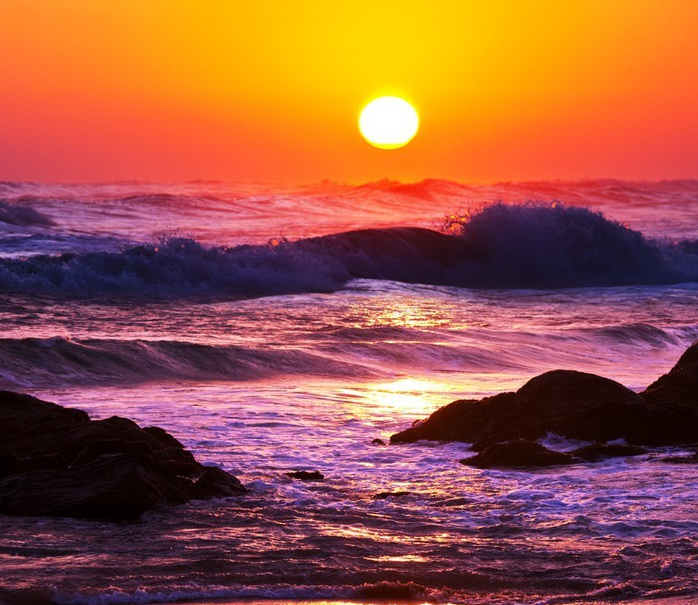
#> input picture web/images/sunset.jpg, 698 x 605 px
$ python script.py ../../web/images/sunset.jpg
#> lines starting #> are read from the running program, lines starting #| are printed output that depends on the picture; after the words box and inside, x2 and y2 are one past the last pixel; in counts of white or black regions, pixels touching at a corner belong together
# import the necessary packages
from imutils import contours
from skimage import measure
import numpy as np
import imutils
import cv2
import sys

from google.colab.patches import cv2_imshow

image = cv2.imread(sys.argv[1], cv2.IMREAD_COLOR)
#> image is the input picture: shape (605, 698, 3); mean B, G, R 67.8, 85.9, 155.5
h, w, c = image.shape
#> h = 605; w = 698; c = 3
gray = cv2.cvtColor(image, cv2.COLOR_BGR2GRAY)
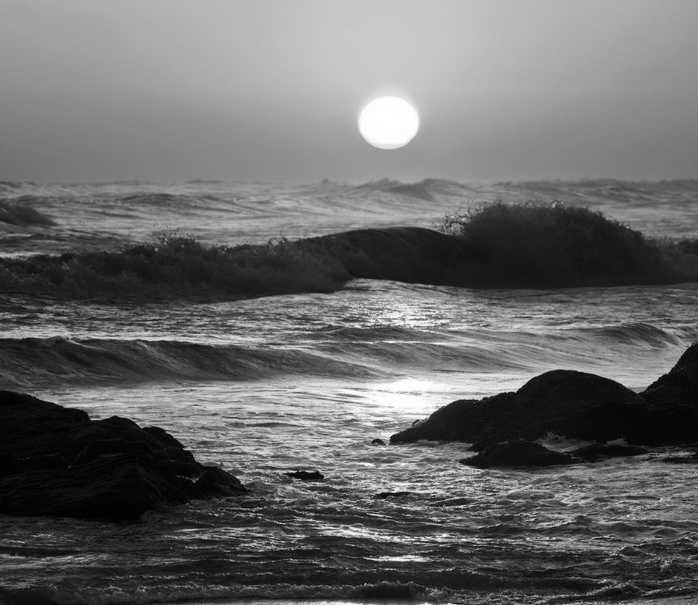
#> gray: shape (605, 698); min 0, max 255, mean 104.7
blurred = cv2.GaussianBlur(gray, (11, 11), 0)
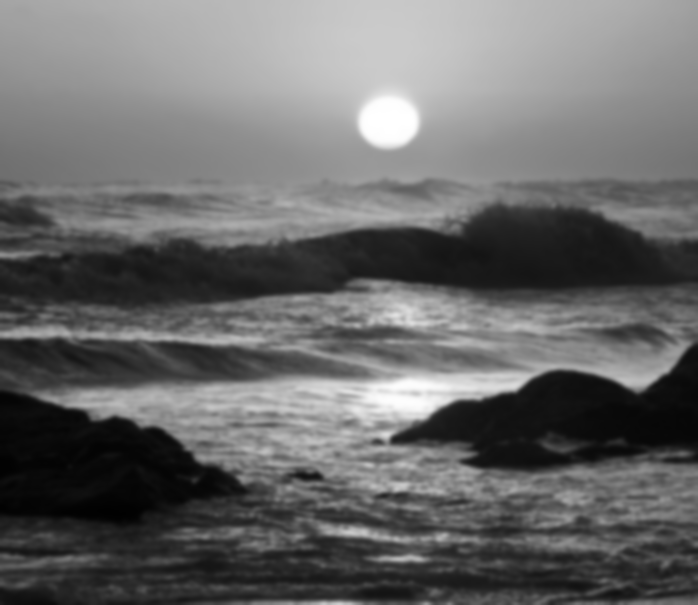
#> blurred: shape (605, 698); min 1, max 255, mean 104.7

# threshold the image to reveal light regions in the
# blurred image
thresh = cv2.threshold(blurred, 235, 255, cv2.THRESH_BINARY)[1]
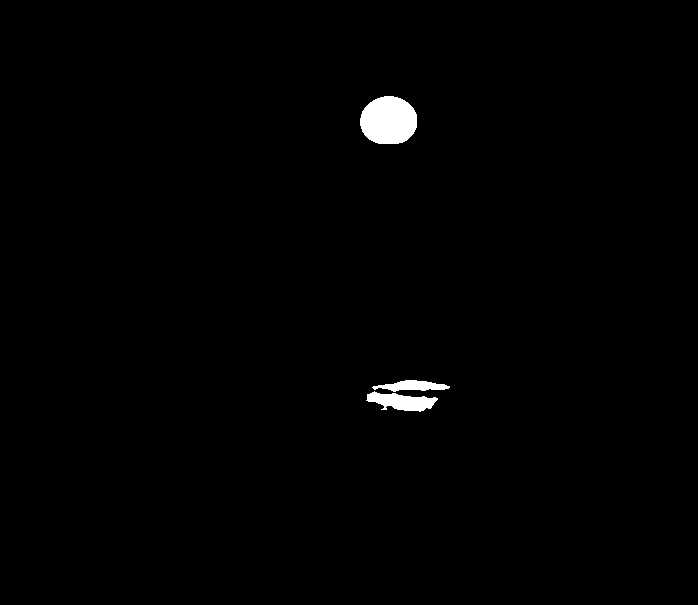
#> thresh: shape (605, 698); 0.86% white; 3 white regions, box (x1, y1, x2, y2) and area: (360, 96, 417, 144) 2206, (366, 391, 438, 412) 875, (372, 380, 450, 392) 545

# perform a series of erosions and dilations to remove
# any small blobs of noise from the thresholded image
thresh = cv2.erode(thresh, None, iterations=2)
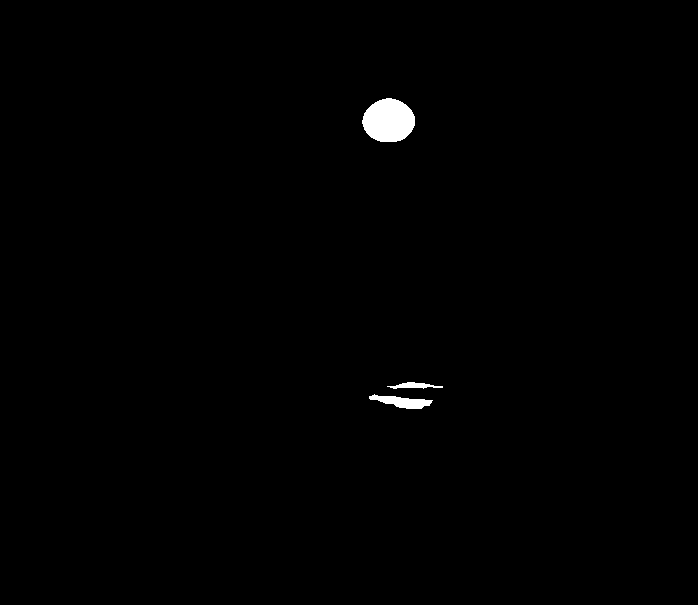
#> thresh: shape (605, 698); 0.59% white; 3 white regions, box (x1, y1, x2, y2) and area: (362, 98, 415, 142) 1802, (369, 394, 433, 409) 502, (387, 382, 443, 389) 208
thresh = cv2.dilate(thresh, None, iterations=4)
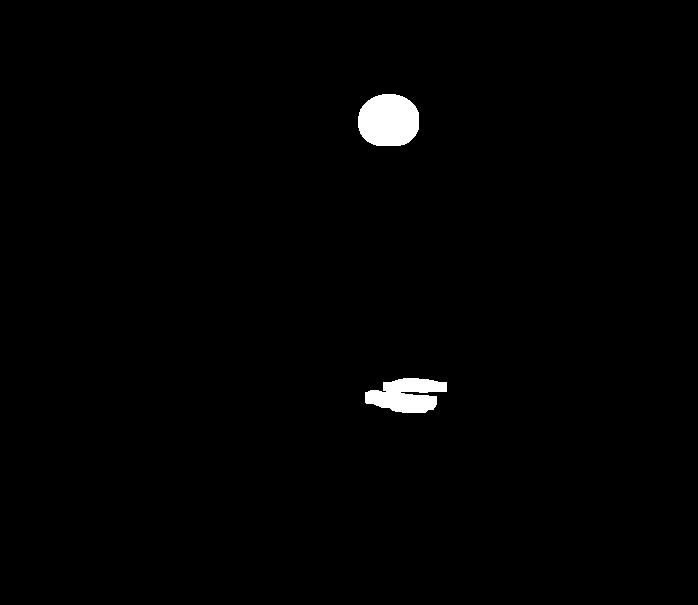
#> thresh: shape (605, 698); 1.1% white; 2 white regions, box (x1, y1, x2, y2) and area: (358, 94, 419, 146) 2642, (365, 378, 447, 413) 1977

# Apply Hough transform on the blurred image.
detected_circles = cv2.HoughCircles(thresh,
                   cv2.HOUGH_GRADIENT, 1, w, param1=50,param2=20,minRadius=0,maxRadius=w)
#> detected_circles = None

centerX = w/2.0
#> centerX = 349
centerY = h/2.0
#> centerY = 302.5
desX = 0
desY = 0
# Draw circles that are detected.
if detected_circles is not None:

    # Convert the circle parameters a, b and r to integers.
    detected_circles = np.uint16(np.around(detected_circles))

    for pt in detected_circles[0, :]:
        a, b, r = pt[0], pt[1], pt[2]

        # Draw the circumference of the circle.
        cv2.circle(image, (a, b), r, (0, 255, 0), 2)

        desX = a - centerX
        desY = b - centerY
        # Draw a small circle (of radius 1) to show the center.
        cv2.circle(image, (a, b), 1, (0, 0, 255), 3)
        cv2.waitKey(0)
print(desX, desY)
